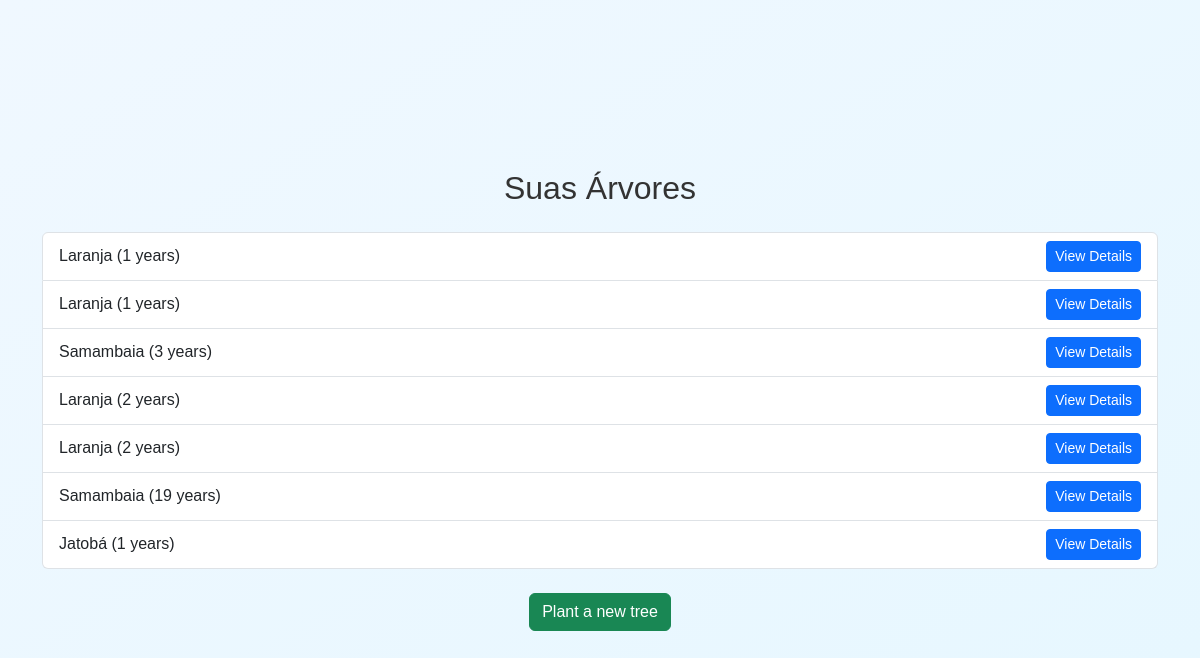
The page /user/trees/ (signed in) on the database as committed earlier.
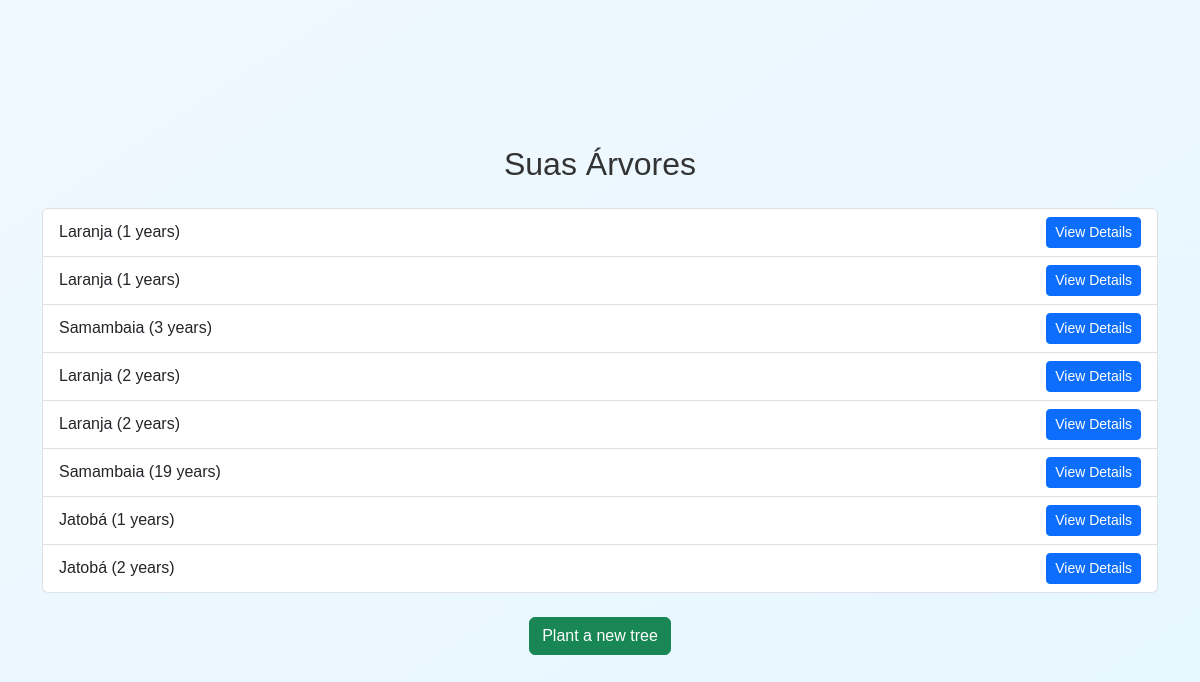
The same page on the database as committed later.
### core/models.py (models this page shows, shortened)
class PlantedTree(models.Model):
    age = models.IntegerField()
    planted_at = models.DateTimeField(auto_now_add=True)
    user = models.ForeignKey(
        settings.AUTH_USER_MODEL,
        on_delete=models.CASCADE,
        related_name='planted_trees'
    )
    tree = models.ForeignKey(Tree, on_delete=models.CASCADE)
    location_lat = models.DecimalField(max_digits=9, decimal_places=6)
    location_long = models.DecimalField(max_digits=9, decimal_places=6)

class Tree(models.Model):
    name = models.CharField(max_length=255)
    scientific_name = models.CharField(max_length=255)

### core/views.py (the view)
# urls.py: path('user/trees/', user_trees_view, name='user_trees'),
@login_required
def user_trees_view(request):
    profile = Profile.objects.get(user=request.user)
    planted_trees = PlantedTree.objects.filter(user=request.user)
    return render(request, 'user_trees.html', {
        'planted_trees': planted_trees,
        'profile': profile
    })

### core/templates/user_trees.html (shortened to what this page needs)
<!DOCTYPE html>
<html lang="pt-br">
  <link
    href="https://cdn.jsdelivr.net/npm/bootstrap@5.3.3/dist/css/bootstrap.min.css"
    rel="stylesheet"
  />
  <head>
    {% load static %}
    <link href="{% static 'css/styles.css' %}" rel="stylesheet" />
  </head>
  <body class="bg-light">
    <div class="container py-5">
      <h2 class="text-center mb-4">Suas Árvores</h2>
      {% if planted_trees %}
      <ul class="list-group">
        {% for tree in planted_trees %}
        <li
          class="list-group-item d-flex justify-content-between align-items-center"
        >
          {{ tree.tree.name }} ({{ tree.age }} years)
          <a
            href="{% url 'tree_detail' tree.pk %}"
            class="btn btn-primary btn-sm"
            >View Details</a
          >
        </li>
        {% endfor %}
      </ul>
      {% else %}
      <div class="alert alert-info text-center mt-4">No trees planted.</div>
      {% endif %}
      <div class="text-center mt-4">
        <a href="{% url 'add_tree' %}" class="btn btn-success"
          >Plant a new tree</a
        >
      </div>
    </div>
  </body>
</html>

Rows that differ between the two databases and show on the page:
added PlantedTree: tree.name "Jatobá", age "2"
